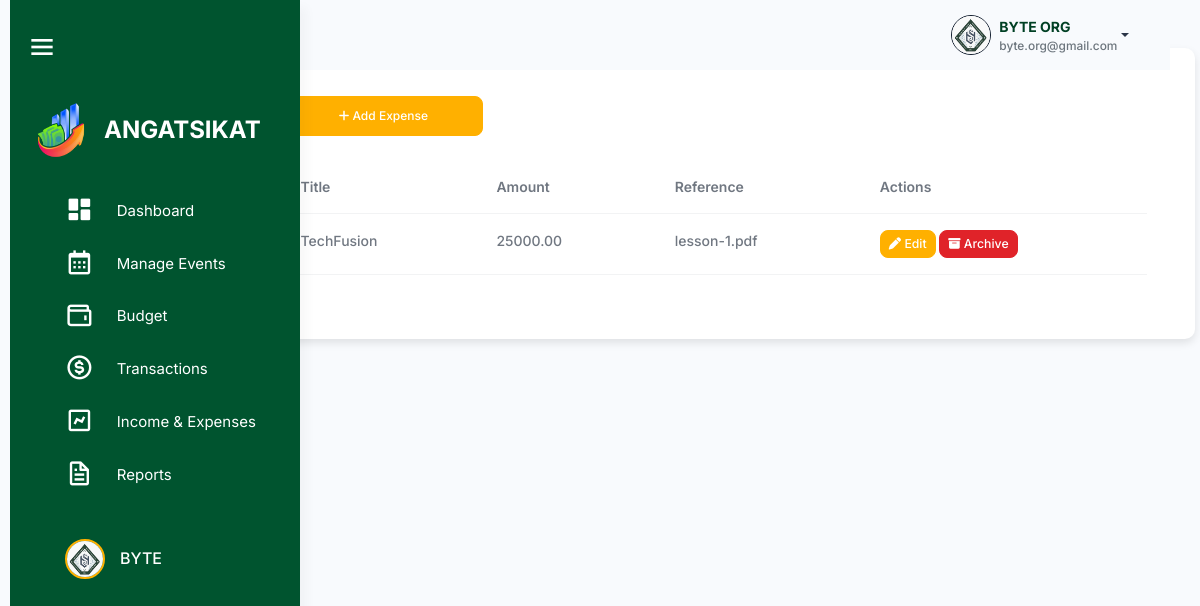
Before: /src/income_and_expenses/expenses.php (signed in) with the older database file.
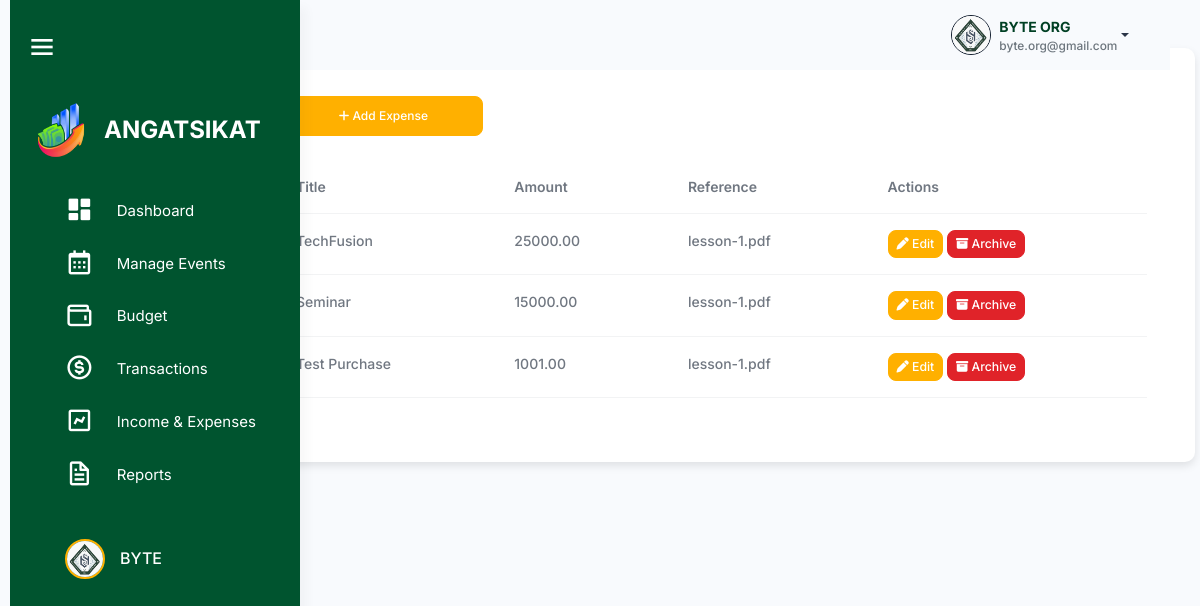
After: the same page with the newer database file.
### tables this page shows
CREATE TABLE `expenses` (
  `expense_id` int(11) NOT NULL,
  `organization_id` int(11) NOT NULL,
  `summary_id` int(11) NOT NULL,
  `category` enum('Activities','Purchases','Maintenance and Other Expenses') NOT NULL,
  `title` varchar(255) NOT NULL,
  `amount` decimal(10,2) NOT NULL,
  `reference` varchar(255) DEFAULT NULL,
  `created_at` timestamp NOT NULL DEFAULT current_timestamp(),
  `archived` tinyint(4) NOT NULL DEFAULT 0
);

### src/session_check.php (called while the page is built, shortened)
<?php
$organization_id = $_SESSION['organization_id'];
?>

### src/income_and_expenses/expenses.php (the view, shortened to what this page needs)
<?php
include '../connection.php';
include '../session_check.php';
$sql = "SELECT * FROM expenses WHERE organization_id = $organization_id AND archived = 0";
$result = $conn->query($sql);
?>
<!DOCTYPE html>
<html lang="en">
<head>
    <link rel="stylesheet" href="../assets/css/styles.min.css" />
    <link rel="stylesheet" href="../html/sidebar.css" />
    <link rel="stylesheet" href="../budget_management/css/budget.css" />
    <link href="https://unpkg.com/boxicons@2.1.4/css/boxicons.min.css" rel="stylesheet" />
    <link rel="stylesheet" href="https://cdnjs.cloudflare.com/ajax/libs/font-awesome/6.6.0/css/all.min.css">
    <link rel="stylesheet"
        href="https://cdnjs.cloudflare.com/ajax/libs/selectize.js/0.12.6/css/selectize.bootstrap3.min.css"
 />
    <link rel="stylesheet" href="https://cdn.datatables.net/1.13.1/css/dataTables.bootstrap5.min.css">
</head>
<body>
    <div class="page-wrapper" id="main-wrapper" data-layout="vertical" data-navbarbg="skin6" data-sidebartype="full"
        data-sidebar-position="fixed" data-header-position="fixed">
        <aside class="left-sidebar" id="sidebar">
            <div class="top-bar">
                <div id="toggleSidebar" class="burger-icon">
                    <i class="bx bx-menu"></i>
                </div>
            </div>
            <div>
                <div class="brand-logo logo-container">
                    <a href="../html/officer_dashboard.html" class="logo-img">
                        <img src="angat sikat.png" alt="Angat Sikat Logo" class="sidebar-logo">
                    </a>
                    <span class="logo-text">ANGATSIKAT</span>
                </div>
                <nav class="sidebar-nav mx-4">
                    <ul id="sidebarnav">
                        <li class="sidebar-item">
                            <a class="sidebar-link" href="../dashboard/officer_dashboard.php" aria-expanded="false"
                                data-tooltip="Dashboard">
                                <i class="bx bxs-dashboard"></i>
                                <span class="hide-menu">Dashboard</span>
                            </a>
                        </li>
                        <li class="sidebar-item">
                            <a class="sidebar-link" href="../activity_management/activities.php" aria-expanded="false"
                                data-tooltip="Manage Events">
                                <i class="bx bx-calendar"></i>
                                <span class="hide-menu">Manage Events</span>
                            </a>
                        </li>
                        <li class="sidebar-item">
                            <a class="sidebar-link" aria-expanded="false" data-tooltip="Budget">
                                <i class="bx bx-wallet"></i>
                                <span class="hide-menu">Budget</span>
                            </a>
                        </li>
                        <li class="sidebar-item">
                            <a class="sidebar-link" href="#transactions" aria-expanded="false"
                                data-tooltip="Transactions">
                                <i class="bx bx-dollar-circle"></i>
                                <span class="hide-menu">Transactions</span>
                            </a>
                        </li>
                        <li class="sidebar-item">
                            <a class="sidebar-link" aria-expanded="false" data-tooltip="Income & Expenses">
                                <i class="bx bx-chart"></i>
                                <span class="hide-menu">Income & Expenses</span>
                            </a>
                        </li>
                        <li class="sidebar-item">
                            <a class="sidebar-link" href="#reports.php" aria-expanded="false" data-tooltip="Reports">
                                <i class="bx bx-file"></i>
                                <span class="hide-menu">Reports</span>
                            </a>
                        </li>
                        <li class="sidebar-item profile-container">
                            <a class="sidebar-link" href="../user/profile.html" aria-expanded="false"
                                data-tooltip="Profile">
                                <div class="profile-pic-border">
                                    <img src="byte.png" alt="Profile Picture" class="profile-pic" />
                                </div>
                                <span class="profile-name">BYTE</span>
                            </a>
                        </li>
                    </ul>
                </nav>
            </div>
        </aside>
        <div class="body-wrapper">
            <header class="app-header">
                <nav class="navbar navbar-expand-lg navbar-light">
                    <div class="navbar-collapse justify-content-end px-0" id="navbarNav">
                        <div class="container-fluid d-flex justify-content-end align-items-center"
                            style="padding: 0 1rem; background-color: transparent;">
                            <div class="dropdown">
                                <a href="#" class="dropdown-toggle d-flex align-items-center" data-bs-toggle="dropdown"
                                    aria-expanded="false" style="text-decoration: none;">
                                    <img class="border border-dark rounded-circle" src="byte.png" alt="Profile"
                                        style="width: 40px; height: 40px; margin-left: 10px;">
                                    <div class="d-flex flex-column align-items-start ms-2">
                                        <span style="font-weight: bold; color: #004024; text-decoration: none;">BYTE
                                            ORG</span>
                                        <span
                                            style="font-size: 0.85em; color: #6c757d; text-decoration: none;">byte.org@gmail.com</span>
                                    </div>
                                </a>
                            </div>
                        </div>
                    </div>
                </nav>
            </header>
            <div class="container mt-5 p-5">
                <h2 class="mb-4"><span class="text-warning fw-bold me-2">|</span> Expenses
                    <button class="btn btn-primary ms-3" data-bs-toggle="modal" data-bs-target="#addExpenseModal"
                        style="height: 40px; width: 200px; border-radius: 8px; font-size: 12px;">
                        <i class="fa-solid fa-plus"></i> Add Expense
                    </button>
                </h2>
                <table id="expensesTable" class="table">
                    <thead>
                        <tr>
                            <th>Category</th>
                            <th>Title</th>
                            <th>Amount</th>
                            <th>Reference</th>
                            <th>Actions</th>
                        </tr>
                    </thead>
                    <tbody>
                        <?php
            if ($result->num_rows > 0) {
                while($row = $result->fetch_assoc()) {
                    echo "<tr>
                            <td>{$row['category']}</td>
                            <td>{$row['title']}</td>
                            <td>{$row['amount']}</td>
                            <td>{$row['reference']}</td>
                            <td>
                                <button class='btn btn-primary btn-sm edit-btn'
                                        data-bs-toggle='modal'
                                        data-bs-target='#editExpenseModal'
                                        data-id='{$row['expense_id']}'>
                                    <i class='fa-solid fa-pen'></i> Edit
                                </button>
                                <button class='btn btn-danger btn-sm archive-btn'
                                        data-id='{$row['expense_id']}'>
                                    <i class='fa-solid fa-box-archive'></i> Archive
                                </button>
                            </td>
                        </tr>";
                }
            } else {
                echo "<tr><td colspan='7' class='text-center'>No expenses found</td></tr>";
            }
            ?>
                    </tbody>
                </table>
            </div>
        </div>
    </div>
</body>
</html>

### src/html/sidebar.css (style rules this page uses)
#sidebar { width: 290px; background-color: #00542f; transition: width 0.3s, height 0.3s; display: flex; flex-direction: column; height: 100vh; position: fixed; left: 0; top: 0; border-radius: 0; overflow-x: hidden; z-index: 1000; }
#sidebar .sidebar-item a { display: flex; align-items: center; padding: 10px 15px; color: #ffffff; text-decoration: none; border-radius: 8px; transition: background-color 0.3s; }
.profile-container { display: flex; align-items: center; width: 100%; margin-top: 30px; }
.sidebar-item { position: relative; }
.page-wrapper { transition: margin-left 0.3s; }

### src/budget_management/css/budget.css (style rules this page uses)
.container { padding-top: 20px; background-color: #fff; border-radius: 10px; box-shadow: 0 4px 8px rgba(0, 0, 0, 0.1); }
table { table-layout: auto; max-width: 100%; height: auto; border-collapse: collapse; }
.btn-primary { background-color: #ffb000; border-color: #ffb000; }
.btn-danger { background-color: #e02329; border-color: #e02329; color: #fff; }

Changed rows visible on the page:
added expenses: title "Seminar", amount "15000.00", reference "lesson-1.pdf"
added expenses: title "Test Purchase", amount "1001.00", reference "lesson-1.pdf"
